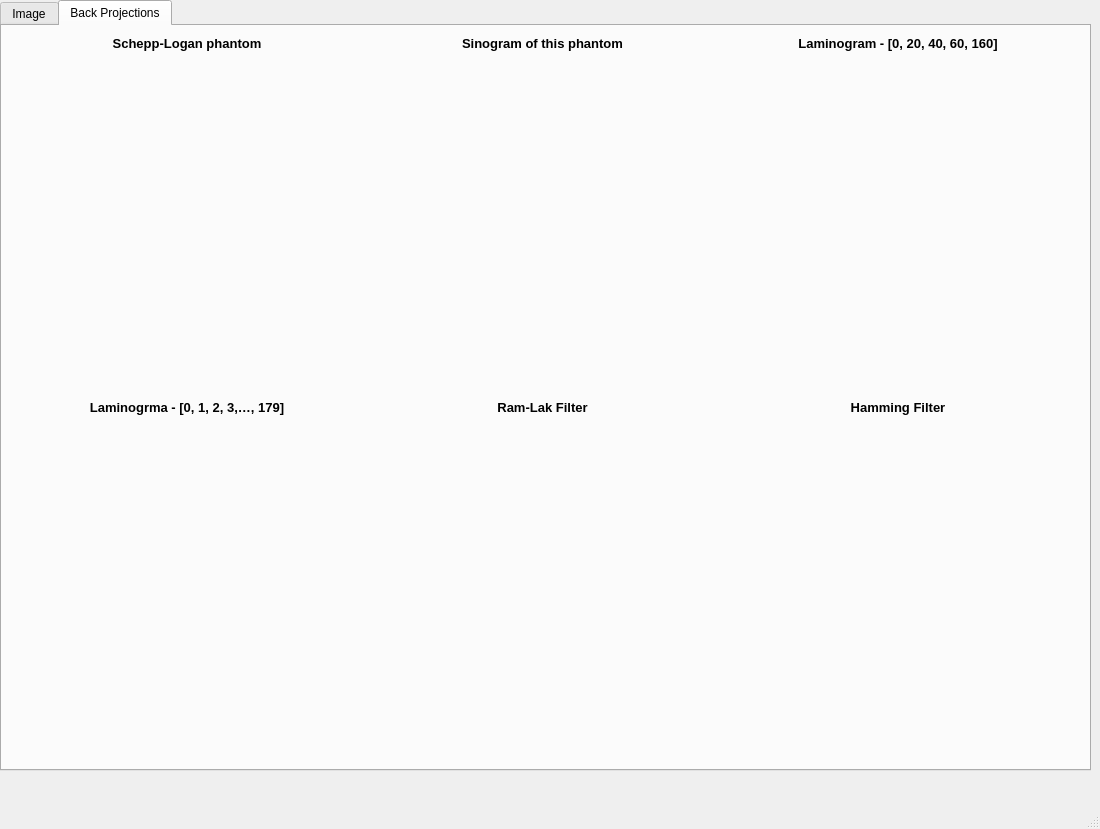
<?xml version="1.0" encoding="UTF-8"?>
<ui version="4.0">
 <class>MainWindow</class>
 <widget class="QMainWindow" name="MainWindow">
  <property name="geometry">
   <rect>
    <x>0</x>
    <y>0</y>
    <width>1100</width>
    <height>829</height>
   </rect>
  </property>
  <property name="windowTitle">
   <string>MainWindow</string>
  </property>
  <widget class="QWidget" name="centralwidget">
   <widget class="QTabWidget" name="tabWidget">
    <property name="geometry">
     <rect>
      <x>0</x>
      <y>0</y>
      <width>1091</width>
      <height>771</height>
     </rect>
    </property>
    <property name="currentIndex">
     <number>1</number>
    </property>
    <widget class="QWidget" name="tab_1">
     <attribute name="title">
      <string>Image</string>
     </attribute>
     <widget class="QWidget" name="horizontalLayoutWidget">
      <property name="geometry">
       <rect>
        <x>90</x>
        <y>0</y>
        <width>921</width>
        <height>31</height>
       </rect>
      </property>
      <layout class="QHBoxLayout" name="horizontalLayout">
       <item>
        <widget class="QLabel" name="File_label">
         <property name="font">
          <font>
           <weight>75</weight>
           <bold>true</bold>
          </font>
         </property>
         <property name="text">
          <string>File</string>
         </property>
        </widget>
       </item>
       <item>
        <widget class="QLabel" name="filename_label">
         <property name="text">
          <string/>
         </property>
        </widget>
       </item>
       <item>
        <spacer name="horizontalSpacer_2">
         <property name="orientation">
          <enum>Qt::Horizontal</enum>
         </property>
         <property name="sizeHint" stdset="0">
          <size>
           <width>40</width>
           <height>20</height>
          </size>
         </property>
        </spacer>
       </item>
      </layout>
     </widget>
     <widget class="QWidget" name="verticalLayoutWidget">
      <property name="geometry">
       <rect>
        <x>80</x>
        <y>40</y>
        <width>961</width>
        <height>501</height>
       </rect>
      </property>
      <layout class="QVBoxLayout" name="imageLayout">
       <item>
        <spacer name="verticalSpacer">
         <property name="orientation">
          <enum>Qt::Vertical</enum>
         </property>
         <property name="sizeType">
          <enum>QSizePolicy::Expanding</enum>
         </property>
         <property name="sizeHint" stdset="0">
          <size>
           <width>20</width>
           <height>40</height>
          </size>
         </property>
        </spacer>
       </item>
      </layout>
     </widget>
     <widget class="QWidget" name="gridLayoutWidget">
      <property name="geometry">
       <rect>
        <x>400</x>
        <y>560</y>
        <width>501</width>
        <height>171</height>
       </rect>
      </property>
      <layout class="QGridLayout" name="gridLayout">
       <item row="2" column="0">
        <widget class="QLabel" name="height">
         <property name="font">
          <font>
           <weight>75</weight>
           <bold>true</bold>
          </font>
         </property>
         <property name="text">
          <string>Height:</string>
         </property>
        </widget>
       </item>
       <item row="5" column="2">
        <widget class="QLabel" name="channels_status">
         <property name="text">
          <string/>
         </property>
        </widget>
       </item>
       <item row="6" column="2">
        <widget class="QLabel" name="pixels_status">
         <property name="text">
          <string/>
         </property>
        </widget>
       </item>
       <item row="3" column="4">
        <widget class="QLabel" name="patient_age">
         <property name="enabled">
          <bool>true</bool>
         </property>
         <property name="font">
          <font>
           <weight>75</weight>
           <bold>true</bold>
          </font>
         </property>
         <property name="text">
          <string>Patient Age:</string>
         </property>
        </widget>
       </item>
       <item row="1" column="5">
        <widget class="QLabel" name="modality_status">
         <property name="text">
          <string/>
         </property>
        </widget>
       </item>
       <item row="2" column="4">
        <layout class="QGridLayout" name="gridLayout_2">
         <item row="2" column="0">
          <widget class="QLabel" name="patient_name">
           <property name="enabled">
            <bool>true</bool>
           </property>
           <property name="font">
            <font>
             <weight>75</weight>
             <bold>true</bold>
            </font>
           </property>
           <property name="text">
            <string>Patient Name:</string>
           </property>
          </widget>
         </item>
        </layout>
       </item>
       <item row="1" column="4">
        <widget class="QLabel" name="modality">
         <property name="enabled">
          <bool>true</bool>
         </property>
         <property name="font">
          <font>
           <weight>75</weight>
           <bold>true</bold>
          </font>
         </property>
         <property name="text">
          <string>Modality:</string>
         </property>
        </widget>
       </item>
       <item row="2" column="5">
        <widget class="QLabel" name="name_status">
         <property name="text">
          <string/>
         </property>
        </widget>
       </item>
       <item row="1" column="3">
        <spacer name="horizontalSpacer">
         <property name="orientation">
          <enum>Qt::Horizontal</enum>
         </property>
         <property name="sizeHint" stdset="0">
          <size>
           <width>40</width>
           <height>20</height>
          </size>
         </property>
        </spacer>
       </item>
       <item row="2" column="2">
        <widget class="QLabel" name="height_status">
         <property name="text">
          <string/>
         </property>
        </widget>
       </item>
       <item row="5" column="0">
        <widget class="QLabel" name="channels">
         <property name="font">
          <font>
           <weight>75</weight>
           <bold>true</bold>
          </font>
         </property>
         <property name="text">
          <string>Channels:</string>
         </property>
        </widget>
       </item>
       <item row="1" column="0">
        <widget class="QLabel" name="width">
         <property name="font">
          <font>
           <weight>75</weight>
           <bold>true</bold>
          </font>
         </property>
         <property name="text">
          <string>Width:</string>
         </property>
        </widget>
       </item>
       <item row="1" column="2">
        <widget class="QLabel" name="width_status">
         <property name="text">
          <string/>
         </property>
        </widget>
       </item>
       <item row="3" column="0">
        <widget class="QLabel" name="Bit_Depth">
         <property name="font">
          <font>
           <weight>75</weight>
           <bold>true</bold>
          </font>
         </property>
         <property name="text">
          <string>Bit Depth:</string>
         </property>
        </widget>
       </item>
       <item row="6" column="0">
        <widget class="QLabel" name="pixels">
         <property name="font">
          <font>
           <weight>75</weight>
           <bold>true</bold>
          </font>
         </property>
         <property name="text">
          <string>Total Pixels:</string>
         </property>
        </widget>
       </item>
       <item row="3" column="2">
        <widget class="QLabel" name="bit_depth_status">
         <property name="text">
          <string/>
         </property>
        </widget>
       </item>
       <item row="3" column="5">
        <widget class="QLabel" name="age_status">
         <property name="text">
          <string/>
         </property>
        </widget>
       </item>
       <item row="7" column="0">
        <widget class="QLabel" name="totla_bits">
         <property name="font">
          <font>
           <weight>75</weight>
           <bold>true</bold>
          </font>
         </property>
         <property name="text">
          <string>Total Bits</string>
         </property>
        </widget>
       </item>
       <item row="7" column="2">
        <widget class="QLabel" name="bits_status">
         <property name="text">
          <string/>
         </property>
        </widget>
       </item>
       <item row="5" column="4">
        <widget class="QLabel" name="spare2">
         <property name="text">
          <string/>
         </property>
        </widget>
       </item>
       <item row="5" column="5">
        <widget class="QLabel" name="spare2_status">
         <property name="text">
          <string/>
         </property>
        </widget>
       </item>
      </layout>
     </widget>
     <widget class="QWidget" name="verticalLayoutWidget_4">
      <property name="geometry">
       <rect>
        <x>120</x>
        <y>580</y>
        <width>201</width>
        <height>131</height>
       </rect>
      </property>
      <layout class="QVBoxLayout" name="verticalLayout">
       <item>
        <widget class="QPushButton" name="open_button">
         <property name="text">
          <string>Open</string>
         </property>
        </widget>
       </item>
       <item>
        <widget class="QPushButton" name="exit_button">
         <property name="text">
          <string>Exit</string>
         </property>
        </widget>
       </item>
      </layout>
     </widget>
    </widget>
    <widget class="QWidget" name="tab_2">
     <attribute name="title">
      <string>Back Projections</string>
     </attribute>
     <widget class="QWidget" name="gridLayoutWidget_3">
      <property name="geometry">
       <rect>
        <x>10</x>
        <y>10</y>
        <width>1061</width>
        <height>721</height>
       </rect>
      </property>
      <layout class="QGridLayout" name="gridLayout_3">
       <item row="1" column="0">
        <layout class="QVBoxLayout" name="verticalLayout_2">
         <item>
          <spacer name="verticalSpacer_2">
           <property name="orientation">
            <enum>Qt::Vertical</enum>
           </property>
           <property name="sizeHint" stdset="0">
            <size>
             <width>20</width>
             <height>40</height>
            </size>
           </property>
          </spacer>
         </item>
        </layout>
       </item>
       <item row="2" column="1">
        <widget class="QLabel" name="label_6">
         <property name="font">
          <font>
           <pointsize>10</pointsize>
           <weight>75</weight>
           <bold>true</bold>
          </font>
         </property>
         <property name="text">
          <string>Ram-Lak Filter</string>
         </property>
         <property name="alignment">
          <set>Qt::AlignCenter</set>
         </property>
        </widget>
       </item>
       <item row="1" column="2">
        <layout class="QVBoxLayout" name="verticalLayout_4">
         <item>
          <spacer name="verticalSpacer_4">
           <property name="orientation">
            <enum>Qt::Vertical</enum>
           </property>
           <property name="sizeHint" stdset="0">
            <size>
             <width>20</width>
             <height>40</height>
            </size>
           </property>
          </spacer>
         </item>
        </layout>
       </item>
       <item row="1" column="1">
        <layout class="QVBoxLayout" name="verticalLayout_3">
         <item>
          <spacer name="verticalSpacer_3">
           <property name="orientation">
            <enum>Qt::Vertical</enum>
           </property>
           <property name="sizeHint" stdset="0">
            <size>
             <width>20</width>
             <height>40</height>
            </size>
           </property>
          </spacer>
         </item>
        </layout>
       </item>
       <item row="2" column="0">
        <widget class="QLabel" name="label_5">
         <property name="font">
          <font>
           <pointsize>10</pointsize>
           <weight>75</weight>
           <bold>true</bold>
          </font>
         </property>
         <property name="text">
          <string>Laminogrma - [0, 1, 2, 3,…, 179]</string>
         </property>
         <property name="alignment">
          <set>Qt::AlignCenter</set>
         </property>
        </widget>
       </item>
       <item row="0" column="2">
        <widget class="QLabel" name="label_4">
         <property name="font">
          <font>
           <pointsize>10</pointsize>
           <weight>75</weight>
           <bold>true</bold>
          </font>
         </property>
         <property name="text">
          <string>Laminogram - [0, 20, 40, 60, 160]</string>
         </property>
         <property name="alignment">
          <set>Qt::AlignCenter</set>
         </property>
        </widget>
       </item>
       <item row="0" column="0">
        <widget class="QLabel" name="label_2">
         <property name="font">
          <font>
           <pointsize>10</pointsize>
           <weight>75</weight>
           <bold>true</bold>
          </font>
         </property>
         <property name="text">
          <string>Schepp-Logan phantom</string>
         </property>
         <property name="alignment">
          <set>Qt::AlignCenter</set>
         </property>
        </widget>
       </item>
       <item row="2" column="2">
        <widget class="QLabel" name="label_7">
         <property name="font">
          <font>
           <pointsize>10</pointsize>
           <weight>75</weight>
           <bold>true</bold>
          </font>
         </property>
         <property name="text">
          <string>Hamming Filter</string>
         </property>
         <property name="alignment">
          <set>Qt::AlignCenter</set>
         </property>
        </widget>
       </item>
       <item row="0" column="1">
        <widget class="QLabel" name="label_3">
         <property name="font">
          <font>
           <pointsize>10</pointsize>
           <weight>75</weight>
           <bold>true</bold>
          </font>
         </property>
         <property name="text">
          <string>Sinogram of this phantom</string>
         </property>
         <property name="alignment">
          <set>Qt::AlignCenter</set>
         </property>
        </widget>
       </item>
       <item row="3" column="0">
        <layout class="QVBoxLayout" name="verticalLayout_5">
         <item>
          <spacer name="verticalSpacer_5">
           <property name="orientation">
            <enum>Qt::Vertical</enum>
           </property>
           <property name="sizeHint" stdset="0">
            <size>
             <width>20</width>
             <height>40</height>
            </size>
           </property>
          </spacer>
         </item>
        </layout>
       </item>
       <item row="3" column="1">
        <layout class="QVBoxLayout" name="verticalLayout_6">
         <item>
          <spacer name="verticalSpacer_6">
           <property name="orientation">
            <enum>Qt::Vertical</enum>
           </property>
           <property name="sizeHint" stdset="0">
            <size>
             <width>20</width>
             <height>40</height>
            </size>
           </property>
          </spacer>
         </item>
        </layout>
       </item>
       <item row="3" column="2">
        <layout class="QVBoxLayout" name="verticalLayout_8">
         <item>
          <spacer name="verticalSpacer_7">
           <property name="orientation">
            <enum>Qt::Vertical</enum>
           </property>
           <property name="sizeHint" stdset="0">
            <size>
             <width>20</width>
             <height>40</height>
            </size>
           </property>
          </spacer>
         </item>
        </layout>
       </item>
      </layout>
     </widget>
    </widget>
   </widget>
  </widget>
  <widget class="QMenuBar" name="menubar">
   <property name="geometry">
    <rect>
     <x>0</x>
     <y>0</y>
     <width>1100</width>
     <height>21</height>
    </rect>
   </property>
  </widget>
  <widget class="QStatusBar" name="statusbar"/>
 </widget>
 <resources/>
 <connections/>
</ui>
